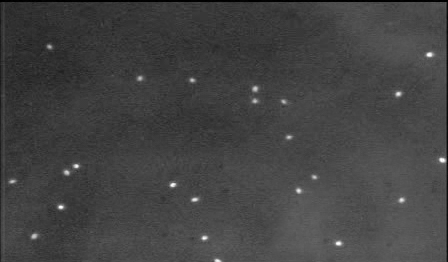
#> input picture comp9517/assignments/a1/COMP9517_23T2_Assignment_Images/Algae.png, 448 x 262 px; its folder holds only this picture in this run
$ python a1.py
#> lines starting #> are read from the running program, lines starting #| are printed output that depends on the picture; after the words box and inside, x2 and y2 are one past the last pixel; in counts of white or black regions, pixels touching at a corner belong together
#!/usr/bin/python3
# SPDX-License-Identifier: zlib-acknowledgement

# For opencv functions: https://edstem.org/au/courses/11999/discussion/1448595

# Triangle:
# The way I understand it intuitively is that when there is an object of interest in front of a background, there should be clusters of pixels around two main intensity buckets, represented on the histogram as two humps. In this case the triangle method should choose the threshold approximately at the turning point of these two humps, thus optimally separating the object from the background

import pathlib
import os
import sys
import subprocess
import logging
import bisect
import platform
import math

from dataclasses import dataclass

import cv2 as cv
import matplotlib.pyplot as plt
import matplotlib as mpl
import numpy as np

global global_logger

# [11 lines left out: functions fatal_error, warn, not called in this run]

def trace(msg):
  if __debug__:
    global_logger.debug(msg)

def find_first_index_larger(arr, val):
  possible_index = bisect.bisect_left(arr, val)

  # NOTE(Ryan): No index found, i.e. returns last element
  if arr[possible_index] < val:
    return -1

  # NOTE(Ryan): Could return index of same value
  while possible_index < (len(arr) - 1) and arr[possible_index] == val:
    possible_index += 1
  # NOTE(Ryan): Only equal values found
  if arr[possible_index] == val:
    return -1

  return possible_index

def get_grayscale(img):
  w = img.shape[1]
  h = img.shape[0]
  grayscale = [0] * (w * h)

  for x in range(w):
    for y in range(h):
      #grayscale[y * w + x] = img[y, x][0]
      grayscale[y * w + x] = img[y, x]

  return grayscale

def get_grayscale_sums(grayscale_values):
  sums = [0] * len(grayscale_values)

  running_sum = 0
  for i in range(len(sums)):
    running_sum += grayscale_values[i]
    sums[i] = running_sum

  return sums

def get_avg(sums, l, r):
  assert(r < len(sums))

  if l == 0:
    avg_sum = sums[r]
  else:
    avg_sum = sums[r] - sums[l - 1]

  avg_count = (r - l)

  if avg_count == 0:
    avg = 0
  else:
    avg = avg_sum / (r - l)

  return avg

def apply_threshold(img, threshold):
  w = img.shape[1]
  h = img.shape[0]
  for x in range(w):
    for y in range(h):
      # [4 lines of commented-out code are left out]
      if img[y, x] > threshold:
        img[y, x] = 255
      else:
        img[y, x] = 0

# NOTE(Ryan): variance = max(p0p1(u0 - u1)^2)
def otsu_thresholding(img):
  img_copy = img.copy()

  grayscale_values = get_grayscale(img_copy)
  grayscale_values.sort()

  grayscale_sums = get_grayscale_sums(grayscale_values)

  otsu_threshold = 0
  max_interclass_variance = 0

  threshold_test = 0
  while threshold_test <= 255:
    # NOTE(Ryan): No elements smaller
    if grayscale_values[0] > threshold_test:
      threshold_test += 1
      continue

    p0_start = 0
    # NOTE(Ryan): No elements larger, resulting in 0
    p1_start = find_first_index_larger(grayscale_values, threshold_test)
    if p1_start == -1:
      break

    p0_end = p1_start - 1
    p1_end = len(grayscale_values) - 1

    p0 = p0_end / len(grayscale_values)
    p1 = (1.0 - p0)

    p0_mean = get_avg(grayscale_sums, 0, p0_end)
    p1_mean = get_avg(grayscale_sums, p1_start, p1_end)

    interclass_variance = (p0 * p1) * ((p0_mean - p1_mean)**2)

    if interclass_variance > max_interclass_variance:
      max_interclass_variance = interclass_variance
      otsu_threshold = threshold_test

    threshold_test += 1

  trace(f"Otsu threshold: {otsu_threshold}")
  apply_threshold(img_copy, otsu_threshold)

  return img_copy


def isodata_thresholding(img):
  img_copy = img.copy()

  grayscale_values = get_grayscale(img_copy)
  grayscale_values.sort()

  grayscale_sums = get_grayscale_sums(grayscale_values)

  # NOTE(Ryan): Lowering this makes it more like otsu
  cur_threshold = 128
  while True:
    # NOTE(Ryan): No elements smaller
    all_larger = (grayscale_values[0] > cur_threshold)

    # NOTE(Ryan): No elements larger
    p1_start = find_first_index_larger(grayscale_values, cur_threshold)
    all_smaller = (p1_start == -1)

    # NOTE(Ryan): In this case, calculate mean for all pixels
    if all_larger or all_smaller:
      mean = get_avg(grayscale_sums, 0, len(grayscale_sums) - 1)
      new_threshold = mean // 2
    else:
      p0_start = 0
      p0_end = p1_start - 1
      p1_end = len(grayscale_values) - 1

      p0_mean = get_avg(grayscale_sums, p0_start, p0_end)
      p1_mean = get_avg(grayscale_sums, p1_start, p1_end)

      new_threshold = (p0_mean + p1_mean) // 2

    if new_threshold != cur_threshold:
      cur_threshold = new_threshold
    else:
      cur_threshold = new_threshold
      break

  trace(f"Isodata threshold: {cur_threshold}")
  apply_threshold(img_copy, cur_threshold)

  return img_copy


def construct_histogram(gray_values):
  histogram = [0] * 256

  for val in gray_values:
    histogram[val] += 1

  return histogram

# [6 lines left out: function histogram_highest, not called in this run]

def get_histogram_endpoints(histogram):
  histogram_start = -1
  histogram_end = -1

  for i in range(len(histogram)):
    if histogram[i] != 0:
      if histogram_start == -1:
        histogram_start = i
      else:
        histogram_end = i

  return (histogram_start, histogram_end)


# NOTE(Ryan): Line is (x1, y1), (x2, y2).
# Point is (x3, y3)
def distance_to_line(x1, y1, x2, y2, x3, y3):
  numerator = abs((x2-x1)*(y1-y3) - (x1-x3)*(y2-y1))
  denominator = math.sqrt((x2-x1)*(x2-x1) + (y2-y1)*(y2-y1))

  if denominator == 0:
    return 0
  else:
    return (numerator / denominator)


def triangle_thresholding(img):
  img_copy = img.copy()

  grayscale_values = get_grayscale(img_copy)
  grayscale_values.sort()

  histogram = construct_histogram(grayscale_values)

  # max_gray_histogram_index = grayscale_values[-1]

  histogram_peak = max(histogram)
  hisogram_peak_index = -1
  for i in range(len(histogram)):
    if histogram[i] == histogram_peak:
      histogram_peak_index = i
      break

  x0 = histogram_peak_index
  y0 = histogram_peak
  x1 = 0
  y1 = 0

  test_end = 0
  test_inc = 0

  histogram_start, histogram_end = get_histogram_endpoints(histogram)
  # NOTE(Ryan): Flipping triangle
  # https://edstem.org/au/courses/11999/discussion/1440316
  #if (histogram_peak_index - histogram_start) < (histogram_end - histogram_peak_index):
  if histogram_peak_index > 128:
    x1 = histogram_start
    test_end = histogram_start
    test_inc = -1
  else:
    x1 = histogram_end
    test_end = histogram_end
    test_inc = 1
  y1 = histogram[x1]

  max_line_distance = 0
  max_gray_val = 0

  for i in range(x0, test_end, test_inc):
    x2 = i
    y2 = histogram[x2]
    # NOTE(Ryan): Only compute distances for gray intensities > 0
    if y2 == 0:
      continue
    distance = distance_to_line(x0, y0, x1, y1, x2, y2)

    if distance > max_line_distance:
      max_line_distance = distance
      max_gray_val = x2

  trace(f"Triangle threshold: {max_gray_val}")
  apply_threshold(img_copy, max_gray_val)

  return img_copy

# [27 lines left out: function produce_output_images, not called in this run]


def jupyter_display():
  images_dir="COMP9517_23T2_Assignment_Images"
  images = ["Algae.png", "CT.png", "Nuclei.png", "Rubik.png", "Satellite.png"]

  for image in images:
    img = cv.imread(f"{images_dir}/{image}", cv.IMREAD_GRAYSCALE)

    plt.clf()

    grayscale_values = get_grayscale(img)
    histogram = construct_histogram(grayscale_values)

    f, axarr = plt.subplots(2, 3)
    axarr[0,0].imshow(img, cmap='gray')
    axarr[0,0].title.set_text(f"{image}")
    axarr[0,0].axis("off")

    axarr[0,1].bar(np.arange(len(histogram)), histogram)
    axarr[0,1].title.set_text("Histogram")

    axarr[0,2].axis("off")

    otsu_img = otsu_thresholding(img)
    axarr[1,0].imshow(otsu_img, cmap='gray')
    axarr[1,0].title.set_text("Otsu")
    axarr[1,0].axis("off")

    isodata_img = isodata_thresholding(img)
    axarr[1,1].title.set_text("Isodata")
    axarr[1,1].imshow(isodata_img, cmap='gray')
    axarr[1,1].axis("off")

    triangle_img = triangle_thresholding(img)
    axarr[1,2].imshow(triangle_img, cmap='gray')
    axarr[1,2].title.set_text("Triangle")
    axarr[1,2].axis("off")

    plt.show()


def main():
  # produce_output_images()
  jupyter_display()

  # [38 lines of commented-out code are left out]

def running_on_jupyter():
  try:
    shell_name = get_ipython().__class__.__name__
    if shell_name == "ZMQInteractiveShell":
      return True
    else:
      return False
  except NameError:
      return False

if __name__ == "__main__":
  if not running_on_jupyter():
  # NOTE(Ryan): Disable breakpoints if not running under a debugger
    if sys.gettrace() is None:
      os.environ["PYTHONBREAKPOINT"] = "0"
    directory_of_running_script = pathlib.Path(__file__).parent.resolve()
    os.chdir(directory_of_running_script)

  global_logger = logging.getLogger(__name__)
  global_logger.setLevel(logging.DEBUG)
  global_logger_handler = logging.StreamHandler()
  global_logger_handler.setLevel(logging.DEBUG)
  global_logger_formatter = logging.Formatter('%(asctime)s - %(name)s%(levelname)s: %(message)s', datefmt='%m/%d/%Y %I:%M:%S%p')
  global_logger_handler.setFormatter(global_logger_formatter)
  global_logger.addHandler(global_logger_handler)

  trace(f"python: {platform.python_version()}")

  trace(f"opencv: {cv.__version__}")
  mpl.rcParams['figure.dpi']= 150

  main()
#> in jupyter_display, img is the input picture: shape (262, 448); min 0, max 255, mean 66.8
#> after the loop in get_grayscale, `for x in range(w):`: grayscale = 117376 items
#> the loop in construct_histogram, `for val in gray_values:` made 117376 passes
#> val on passes 2 to 4: 0, 0, 1
#> after the loop in construct_histogram, `for val in gray_values:`: histogram = 256 values, max 4099 at index 61, min 0 at index 18, mean 458.5
#> in otsu_thresholding, `grayscale_values = get_grayscale(img_copy)`: grayscale_values = 117376 items
#> after the loop in get_grayscale_sums, `for i in range(len(sums)):`: running_sum = 7841528
#> in otsu_thresholding, `grayscale_sums = get_grayscale_sums(grayscale_values)`: grayscale_sums = 117376 items
#> the loop in otsu_thresholding, `while threshold_test <= 255:` made 256 passes
#> (p1_start, p0_end, p0, p1) on passes 1 to 12: (316, 315, 0.00268, 0.997), (367, 366, 0.00312, 0.997), (641, 640, 0.00545, 0.995), (804, 803, 0.00684, 0.993), (864, 863, 0.00735, 0.993), (893, 892, 0.0076, 0.992), (913, 912, 0.00777, 0.992), (928, 927, 0.0079, 0.992), (947, 946, 0.00806, 0.992), (965, 964, 0.00821, 0.992), (1009, 1008, 0.00859, 0.991), (1028, 1027, 0.00875, 0.991)
#> (p1_start, p0_end, p0, p1) on passes 19 to 24: (1156, 1155, 0.00984, 0.99), (1156, 1155, 0.00984, 0.99), (1156, 1155, 0.00984, 0.99), (1156, 1155, 0.00984, 0.99), (1156, 1155, 0.00984, 0.99), (1156, 1155, 0.00984, 0.99)
#> after the loop in apply_threshold, `for x in range(w):`:
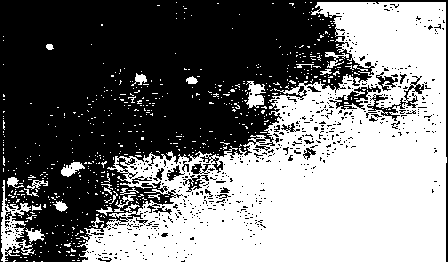
#> img: shape (262, 448); 47.6% white; 603 white regions (577 under 20 px), largest, box (x1, y1, x2, y2) and area: (77, 2, 447, 262) 51426, (1, 180, 35, 262) 929, (246, 81, 266, 109) 324
#> call 2 of apply_threshold, with threshold = 117
#> after the loop in apply_threshold (call 2), `for x in range(w):`:
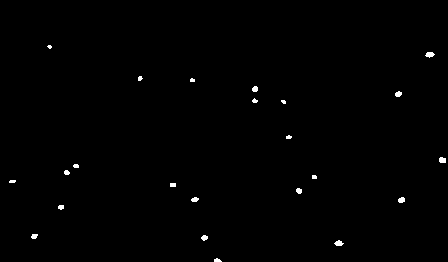
#> img: shape (262, 448); 0.5% white; 23 white regions (7 under 20 px), largest, box (x1, y1, x2, y2) and area: (425, 52, 435, 58) 40, (334, 240, 344, 246) 39, (439, 157, 446, 163) 37
#> the loop in triangle_thresholding, `for i in range(len(histogram)):` made 62 passes
#> call 3 of apply_threshold, with threshold = 96
#> after the loop in apply_threshold (call 3), `for x in range(w):`:
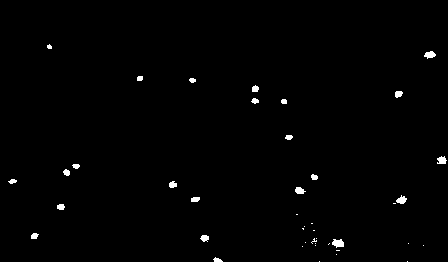
#> img: shape (262, 448); 0.83% white; 42 white regions (20 under 20 px), largest, box (x1, y1, x2, y2) and area: (332, 239, 344, 248) 78, (424, 51, 436, 59) 62, (396, 195, 407, 204) 60
#> in jupyter_display, `plt.show()`:
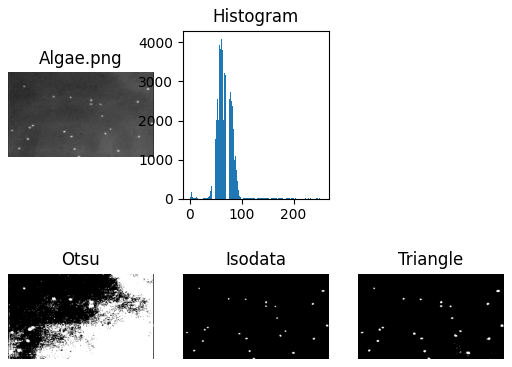
#> figure drawn by matplotlib, 5 panels; panel 2: tallest bar 4099 high, from x = 60.6 to 61.4
#> (the run stopped early here; a loop or call above may not have finished)
